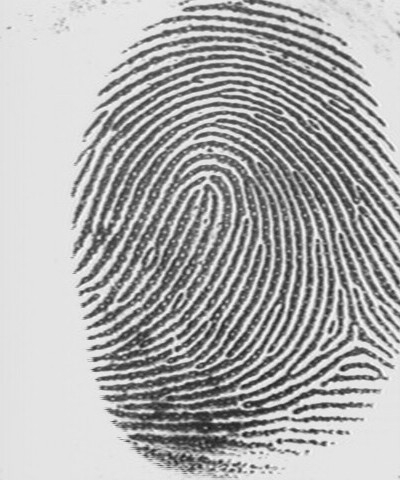
%> input picture MATLAB_machinbevison_hyomeowrk/project 3/project_3_source code/project_3_source code/fingerprint.jpg, 400 x 480 px
$ octave closing.m   (GNU Octave 9; MATLAB toolbox functions it lacks are replaced by stand-ins)
%> lines starting %> are read from the running program, lines starting %| are printed output that depends on the picture; in (x1, y1, x2, y2) boxes, pixels count from 0 and x2, y2 are one past the last pixel; in counts of white or black regions, pixels touching at a corner belong together; the program's own positions count from 1
img = imread("fingerprint.jpg");
%> img is the input picture: size 480x400 uint8; min 27, max 251, mean 173.8
img_histo = imhist(img);
%> img_histo = 256 values, max 25837 at index 229, min 0 at index 1, mean 750


threshold_value = 100;
img_2 = img < threshold_value;
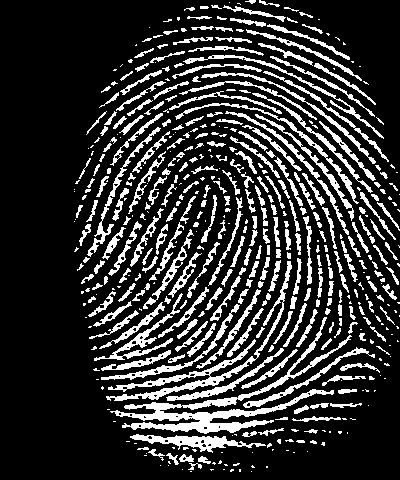
%> img_2: size 480x400 logical; 19.7% white; 482 white regions (199 under 20 px), largest, box (x1, y1, x2, y2) and area: (110, 317, 352, 434) 3554, (106, 261, 292, 401) 1954, (130, 434, 266, 453) 937

erosion_filter = [1 1 1; 1 1 1; 1 1 1];
erosion_filter_2 = [0 1 0; 1 1 1; 0 1 0];
A= imclose(img_2,erosion_filter);
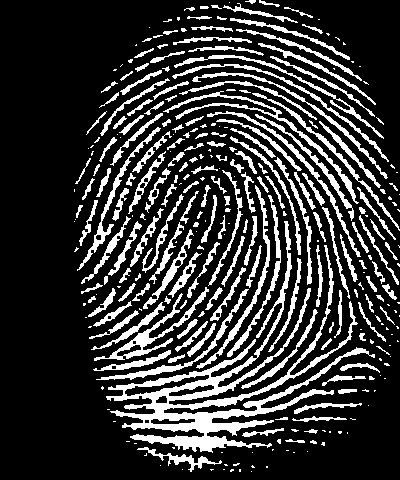
%> A: size 480x400 logical; 21% white; 305 white regions (130 under 20 px), largest, box (x1, y1, x2, y2) and area: (106, 221, 375, 453) 8890, (163, 91, 359, 204) 1128, (94, 287, 209, 361) 1090
B = imclose(img_2,erosion_filter_2);
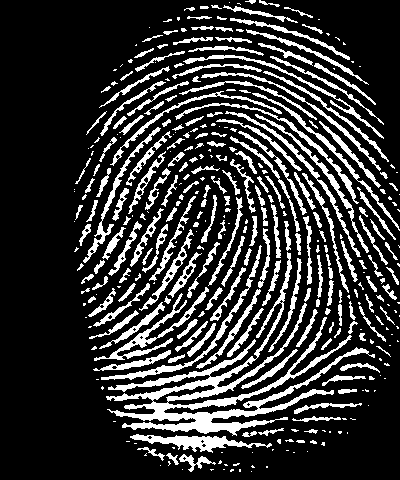
%> B: size 480x400 logical; 20.5% white; 354 white regions (146 under 20 px), largest, box (x1, y1, x2, y2) and area: (106, 252, 375, 436) 7207, (94, 287, 209, 361) 1083, (130, 434, 272, 453) 1029
dilation_filter = [0 1 0; 1 1 1; 0 1 0];
dilation_filter_2 = [1 1 1; 1 1 1; 1 1 1];
C = imopen(A,dilation_filter);
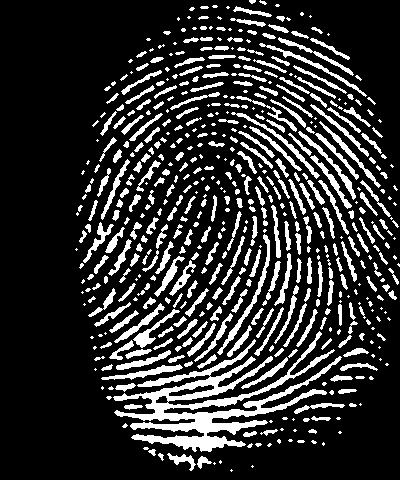
%> C: size 480x400 logical; 18.8% white; 538 white regions (201 under 20 px), largest, box (x1, y1, x2, y2) and area: (113, 331, 342, 452) 6945, (217, 234, 270, 355) 551, (231, 112, 320, 179) 416
D = imopen(B,dilation_filter);
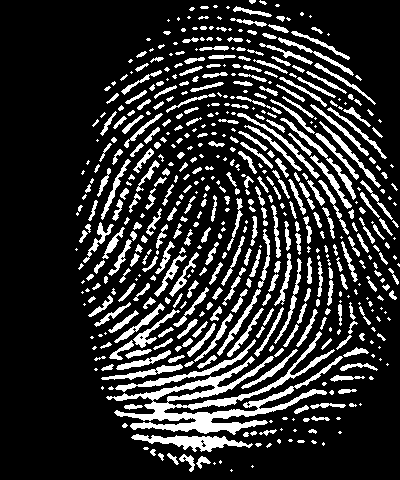
%> D: size 480x400 logical; 18.6% white; 533 white regions (198 under 20 px), largest, box (x1, y1, x2, y2) and area: (106, 331, 343, 435) 5271, (131, 434, 253, 452) 956, (115, 339, 256, 392) 718
E = imopen(A,dilation_filter_2);
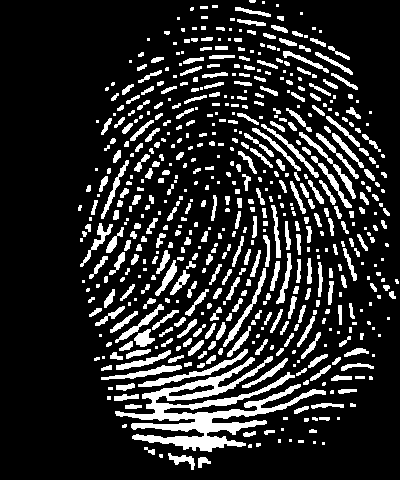
%> E: size 480x400 logical; 16.7% white; 574 white regions (221 under 20 px), largest, box (x1, y1, x2, y2) and area: (115, 356, 326, 452) 5636, (138, 349, 248, 387) 584, (101, 365, 182, 380) 396
F = imopen(B,dilation_filter_2);
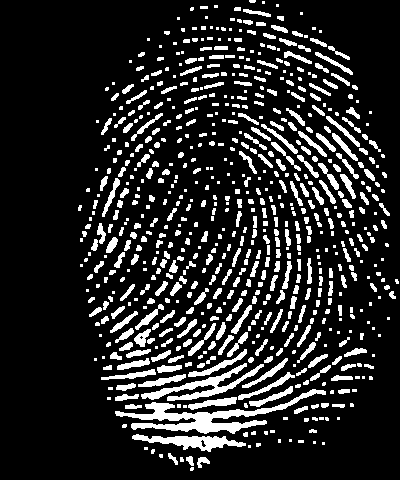
%> F: size 480x400 logical; 15.4% white; 701 white regions (296 under 20 px), largest, box (x1, y1, x2, y2) and area: (115, 389, 326, 434) 2387, (141, 363, 264, 401) 1169, (132, 434, 246, 452) 908
imshow(C);
pause;
imshow(D);
pause;
imshow(E);
pause;
imshow(F);
pause;
